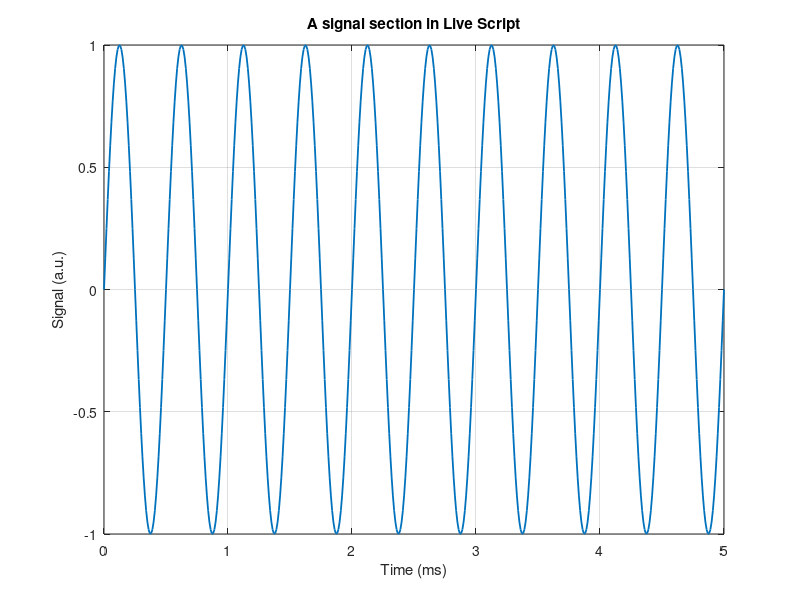

The MATLAB source for this figure: (Note: this script raises an error after producing the figure.)
%% Ch01 MATLAB 界面与 Live Script 工作流
% 本章目标 / Learning objectives
%
% 1. 熟悉 MATLAB 主要界面区域。
% 2. 理解 Live Script 为什么适合做科研学习笔记。
% 3. 学会用代码节组织“解释 + 计算 + 图 + 结论”。
%
% Key terms:
% command window, workspace, current folder, editor, live editor, run section

clear; clc; close all;
if exist("startup_learning", "file") == 2
    learningRoot = startup_learning();
else
    learningRoot = fileparts(fileparts(mfilename("fullpath")));
    addpath(learningRoot);
    addpath(fullfile(learningRoot, "functions"));
end

%% 1. MATLAB 界面区域
% 你需要逐步熟悉这些区域：
%
% Command Window：直接输入命令。
% Workspace：查看当前变量。
% Current Folder：当前文件夹。
% Editor：编辑普通 .m 文件。
% Live Editor：编辑 .mlx 文件，可以混合文本、公式、代码和输出。
% Figure：显示图形。
%
% 建议你学习时一直打开 Workspace 面板，这样能看到变量如何出现和变化。

a = 3;
b = 4;
c = sqrt(a^2 + b^2);
fprintf("c = %.2f\n", c);

%% 2. Live Script 的代码节
% 在 .m 或 .mlx 中，两个百分号开头的行表示一个代码节。
% 在 Live Editor 中可以选择 Run Section，只运行当前节。

time_ms = linspace(0, 5, 501);
frequency_kHz = 2;
signal = sin(2*pi*frequency_kHz*time_ms);

figure("Color", "w");
plot(time_ms, signal, "LineWidth", 1.3);
xlabel("Time (ms)");
ylabel("Signal (a.u.)");
title("A signal section in Live Script");
grid on;
fusionlearn.plot.applyResearchStyle(gca);

%% 3. 在讲义里写观察结论
% 运行上面的代码后，你应该观察：
%
% 1. Workspace 中出现 time_ms、frequency_kHz、signal。
% 2. signal 的长度和 time_ms 一样。
% 3. 频率 frequency_kHz 改大后，单位时间内振荡次数变多。
%
% English sentence:
% The signal oscillates faster when the frequency is increased.

%% 4. 清理工作区和图窗
% 常用命令：
%
% clear      清除变量
% clc        清空命令行显示
% close all  关闭图窗
%
% 初学时不建议在每个小节都 clear，否则容易看不到变量之间的关系。

variableNames = who;
disp("Variables currently in workspace:");
disp(variableNames);

%% 5. 常见错误 / Common mistakes
%
% 错误 1：以为 Live Script 只是“漂亮版脚本”。
% 更准确：它是科研笔记、教学讲义、交互实验记录的混合体。
%
% 错误 2：每运行一行都 clear all。
% 这样会让代码依赖关系难以观察。建议一章开始 clear，一节内部不要乱清。
%
% 错误 3：只看图不看变量尺寸。
% 科研脚本里，size、numel、class 经常比图更早暴露问题。

%% 6. 练习
%
% 练习 1：创建变量 shot = 13653，并在 Workspace 中找到它。
% 练习 2：创建 time_ms = 0:0.1:10。
% 练习 3：画 sin(2*pi*0.5*time_ms)。
% 练习 4：把图标题改成英文 "Demo fluctuation signal"。
% 练习 5：用 who 查看当前变量名。

%% 7. 参考答案

shot = 13653;
time_ms_answer = 0:0.1:10;
signal_answer = sin(2*pi*0.5*time_ms_answer);

figure("Color", "w");
plot(time_ms_answer, signal_answer, "LineWidth", 1.3);
xlabel("Time (ms)");
ylabel("Amplitude (a.u.)");
title("Demo fluctuation signal");
grid on;
fusionlearn.plot.applyResearchStyle(gca);

disp(who);
assert(shot == 13653);
assert(numel(time_ms_answer) == numel(signal_answer));

%% 8. 本章检查表
%
% [ ] 我知道 Command Window 的作用。
% [ ] 我知道 Workspace 的作用。
% [ ] 我能用 Run Section 分节运行。
% [ ] 我能在 Live Script 中写代码和观察结论。
% [ ] 我能用 who 查看变量。

%% 9. 加厚练习 / Extra exercises
%
% 练习 A：创建变量 plasmaCurrent_MA = 0.6，并观察 Workspace。
% 练习 B：把 time_ms_answer 改成 0:0.05:5，再观察点数变化。
% 练习 C：用 whos 查看变量尺寸和类型。
% 练习 D：创建一个 sectionNote 字符串，写一句英文观察。
% 练习 E：用 clear sectionNote 清除一个变量，再用 who 检查。

plasmaCurrent_MA = 0.6;
time_ms_more_dense = 0:0.05:5;
signal_more_dense = sin(2*pi*1.2*time_ms_more_dense);
whos plasmaCurrent_MA time_ms_more_dense signal_more_dense

sectionNote = "The workspace shows variables created by the current section.";
disp(sectionNote);
clear sectionNote
assert(~any(strcmp(who, "sectionNote")));

%% 10. 小测验 / Mini quiz
%
% 选择题 1：Run Section 的作用是什么？
% A. 只运行当前代码节
% B. 删除当前文件
% C. 安装工具箱
% 答案：A
%
% 选择题 2：Workspace 中能看到什么？
% A. 当前变量名、尺寸和值的摘要
% B. GitHub 仓库访问量
% C. Windows 桌面图标
% 答案：A
%
% 选择题 3：Live Script 适合科研学习，是因为它可以：
% A. 混合文本、代码、图和输出
% B. 自动替你理解物理
% C. 代替所有测试
% 答案：A
%
% 选择题 4：变量太多看不清时可以先用：
% A. who 或 whos
% B. plot
% C. legend
% 答案：A
%
% 选择题 5：初学时建议如何处理报错？
% A. 先读报错行号和原因
% B. 立刻删除整个文件
% C. 忽略继续运行
% 答案：A

%% 11. 错题案例 / Debug the mistake
%
% 错题 1：误以为变量会自动跨 MATLAB 重启保存。
%
% 错误想法：
% "我昨天在 Workspace 里有变量，今天打开 MATLAB 应该还在。"
%
% 正确理解：
% Workspace 是当前会话内存。需要长期保存的数据，应写入 .mat 文件。

tempValue = 42;
tempMatFile = fullfile(tempdir, "phase1_workspace_demo.mat");
save(tempMatFile, "tempValue");
loadedTemp = load(tempMatFile, "tempValue");
assert(loadedTemp.tempValue == 42);
%
% 错题 2：在不同代码节里使用变量，却忘记先运行产生变量的代码节。
% 解决方式：从上到下运行，或者在当前节中显式创建所需变量。
